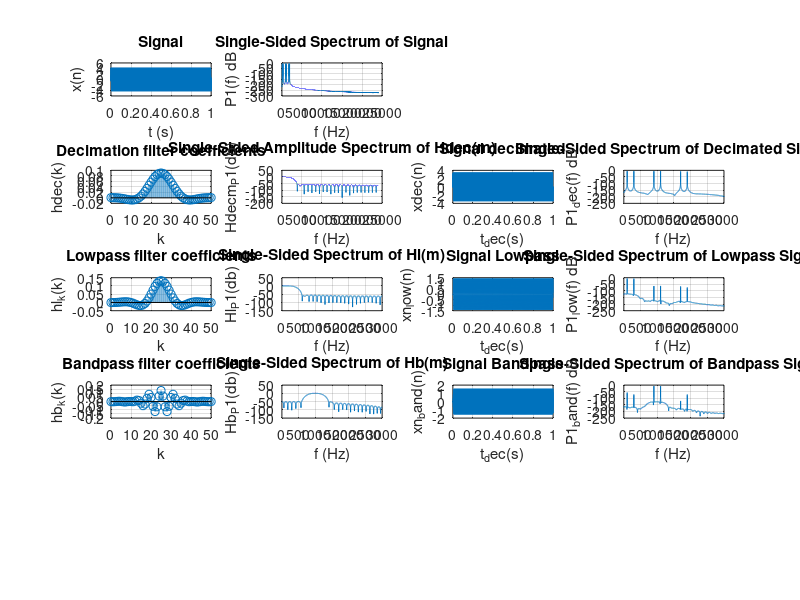

Write MATLAB code to recreate this figure.
% close all
clear

%-- common --
fs = 48000;         % Sampling frequency                    
Ts = 1/fs;          % Sampling period
fnyq = fs / 2;      % Nyquist frequency
L = 48000;           % Length of signal
t = (0:L-1)*Ts;     % Time vector

%-- signal --
f1 = 100;           % Signal frequency components
f2 = 300;           %
f3 = 900;           %
f4 = 1100;          %
f5 = 1700;          %
f6 = 1900;          %
xn = sin(2*pi*f1*t) + sin(2*pi*f2*t) + sin(2*pi*f3*t) + sin(2*pi*f4*t) + sin(2*pi*f5*t) + sin(2*pi*f6*t);   %Signal

%-- signal fft --
f = fs*(0:(L/2))/L;             % Freq. vector
xn_win = xn'.*hanning(L);       % Windowing signal
Xm = fft(xn_win);               % FFT
P2 = abs(Xm/L);                 %
P1 = P2(1:L/2+1);               % Single sided FFT
P1(2:end-1) = 2*P1(2:end-1);    %
P1_db = 20*log10(P1);           %

%-- decimation filter --
decimation = 8;                     % Decimation factor. 48000Hz -> 6000Hz
B = 2200;                           % Pass band for decimate filter
fs_dec = fs / decimation;           % Sampling frequency after decimation
fnyq_dec = fs_dec / 2;              % Nyquist frequency after decimation
fstop = fs_dec - B;                 % At fstop the attenuation must be aprox 60dB (10 ENOB) to avoid aliasing
n_hdec = 50;                        % Decimation filter order
hdec_k = fir1(n_hdec,(B/fnyq));     % Decimation filter coeficients

%-- decimation filter fft --
Hdecm = fft( [hdec_k zeros(1, L - length(hdec_k))] ); % Single sided FFT
Hdecm_P2 = abs(Hdecm/1);                % Don't divide because filter coefficients are already scaled
Hdecm_P1 = Hdecm_P2(1:L/2+1);           % 
Hdecm_P1(2:end-1) = Hdecm_P1(2:end-1);  %
Hdecm_P1_db = 20*log10(Hdecm_P1);       %

%-- decimate signal --
xn_dec = filter(hdec_k,1,xn);               % Filter signal
xn_dec = downsample(xn_dec, decimation);    % Downlsample signal
t_dec = downsample(t, decimation);          % Decimate time vector

%-- decimate signal fft --
L_dec = length(xn_dec);                 % Lenght of decimated signal
f_dec = fs_dec*(0:(L_dec/2))/L_dec;     % Decimated frequency vector
xn_dec_win = xn_dec'.*hanning(L_dec);   % Windowing
Xm_dec = fft(xn_dec_win);               % Single sided FFT
P2_dec = abs(Xm_dec/L_dec);             %
P1_dec = P2_dec(1:L_dec/2+1);           %
P1_dec(2:end-1) = 2*P1_dec(2:end-1);    %
P1_dec_db = 20*log10(P1_dec);           %

%-- lowpass filter --
hl_fpass = 400;                             % Lowpass filter cutoff=500Hz
n_hl = 50;                                  % Lowpass filter order
hl_k = fir1(n_hl,(hl_fpass/fnyq_dec));      % Lowpass filter coeficients

%-- lowpass filter fft --
Hlm = fft( [hl_k zeros(1, L_dec - length(hl_k))] );     % Lowpass frequency response
Hlm_P2 = abs(Hlm/1);                                    %
Hlm_P1 = Hlm_P2(1:L_dec/2+1);                           %
Hlm_P1(2:end-1) = Hlm_P1(2:end-1);                      %
Hlm_P1_db = 20*log10(Hlm_P1);                           %

%-- lowpass signal --
xn_low = filter(hl_k,1,xn_dec);

%-- lowpass signal fft --
xn_low_win = xn_low'.*hanning(L_dec);   % Windowing
Xm_low = fft(xn_low_win);               % Single sided FFT
P2_low = abs(Xm_low/L_dec);             %
P1_low = P2_low(1:L_dec/2+1);           %
P1_low(2:end-1) = 2*P1_low(2:end-1);    %
P1_low_db = 20*log10(P1_low);           %

%-- bandpass filter --
hb_fpass1 = 800;                            % Bandpass filter cutoff=800Hz
hb_fpass2 = 1200;                           % Bandpass filter cutoff=1200Hz
n_hb = 50;                                  % Bandpass filter order
hb_k = fir1(n_hb,[(hb_fpass1/fnyq_dec) (hb_fpass2/fnyq_dec)]);      % Bandpass filter coeficients

%-- bandpass filter fft --
Hbm = fft( [hb_k zeros(1, L_dec - length(hb_k))] );     % Bandpass frequency response
Hbm_P2 = abs(Hbm/1);                                    %
Hbm_P1 = Hbm_P2(1:L_dec/2+1);                           %
Hbm_P1(2:end-1) = Hbm_P1(2:end-1);                      %
Hbm_P1_db = 20*log10(Hbm_P1);                           %

%-- bandpass signal --
xn_band = filter(hb_k,1,xn_dec);

%-- bandpass signal fft --
xn_band_win = xn_band'.*hanning(L_dec);   % Windowing
Xm_band = fft(xn_band_win);               % Single sided FFT
P2_band = abs(Xm_band/L_dec);             %
P1_band = P2_band(1:L_dec/2+1);           %
P1_band(2:end-1) = 2*P1_band(2:end-1);    %
P1_band_db = 20*log10(P1_band);           %

%-- plots --
%figure
subplot(5,4,1)
plot(t, xn)
grid on
title('Signal')
xlabel('t (s)')
ylabel('x(n)')

subplot(5,4,2)
plot(f,P1_db) 
% plot(f,P1) 
grid on
title('Single-Sided Spectrum of Signal')
xlabel('f (Hz)')
ylabel('P1(f) dB')

%-- decimate

subplot(5,4,5)
stem((0:n_hdec), hdec_k)
grid on
title('Decimation filter coefficients')
xlabel('k')
ylabel('hdec(k)')

subplot(5,4,6)
plot(f,Hdecm_P1_db) 
grid on
title('Single-Sided Amplitude Spectrum of Hdec(m)')
xlabel('f (Hz)')
ylabel('Hdecm_P1(db)')

subplot(5,4,7)
plot(t_dec, xn_dec)
grid on
title('Signal decimated')
xlabel('t_dec(s)')
ylabel('xdec(n)')

subplot(5,4,8)
% plot(f_dec,P1_dec) 
plot(f_dec,P1_dec_db) 
grid on
title('Single-Sided Spectrum of Decimated Signal')
xlabel('f (Hz)')
ylabel('P1_dec(f) dB')

%-- lowpas

subplot(5,4,9)
stem((0:n_hl), hl_k)
grid on
title('Lowpass filter coefficients')
xlabel('k')
ylabel('hl_k(k)')

subplot(5,4,10)
plot(f_dec,Hlm_P1_db) 
grid on
title('Single-Sided Spectrum of Hl(m)')
xlabel('f (Hz)')
ylabel('Hl_P1(db)')

subplot(5,4,11)
plot(t_dec, xn_low)
grid on
title('Signal Lowpass')
xlabel('t_dec(s)')
ylabel('xn_low(n)')

subplot(5,4,12)
% plot(f_dec,P1_low) 
plot(f_dec,P1_low_db) 
grid on
title('Single-Sided Spectrum of Lowpass Signal')
xlabel('f (Hz)')
ylabel('P1_low(f) dB')

%-- bandpass

subplot(5,4,13)
stem((0:n_hb), hb_k)
grid on
title('Bandpass filter coefficients')
xlabel('k')
ylabel('hb_k(k)')

subplot(5,4,14)
plot(f_dec,Hbm_P1_db) 
grid on
title('Single-Sided Spectrum of Hb(m)')
xlabel('f (Hz)')
ylabel('Hb_P1(db)')

subplot(5,4,15)
plot(t_dec, xn_band)
grid on
title('Signal Bandpass')
xlabel('t_dec(s)')
ylabel('xn_band(n)')

subplot(5,4,16)
% plot(f_dec,P1_band) 
plot(f_dec,P1_band_db) 
grid on
title('Single-Sided Spectrum of Bandpass Signal')
xlabel('f (Hz)')
ylabel('P1_band(f) dB')


%-- prints --

%-- input signal
xn_str = sprintf('%ef,', xn);
xn_str = xn_str(1:end-1);
xn_str = strcat('float src[FILTER_DEC_SRC_BLOCK_SIZE] = {', xn_str , '};');

%-- decimation filter coefficients
hdec_k_str = sprintf('%ef,', hdec_k);
hdec_k_str = hdec_k_str(1:end-1);
hedc_k_len_str = sprintf('%d', length(hdec_k));
hdec_k_str = strcat('float hdec_k[', hedc_k_len_str, '] = {', hdec_k_str , '};');

%-- decimation signal
xn_dec_str = sprintf('%ef,', xn_dec);
xn_dec_str = xn_dec_str(1:end-1);
xn_dec_str = strcat('float test_dst[FILTER_DEC_DEST_BLOCK_SIZE] = {', xn_dec_str , '};');

%-- lowpass filter coefficients
hlow_k_str = sprintf('%ef,', hl_k);
hlow_k_str = hlow_k_str(1:end-1);
hlow_k_len_str = sprintf('%d', length(hl_k));
hlow_k_str = strcat('float hlow_k[', hlow_k_len_str, '] = {', hlow_k_str , '};');

%-- create text file
fid = fopen('c_arrays.txt','wt');
fprintf(fid, '%s\n\n', hdec_k_str);
fprintf(fid, '%s\n\n', xn_str);
fprintf(fid, '%s\n\n', xn_dec_str);
fclose(fid);
